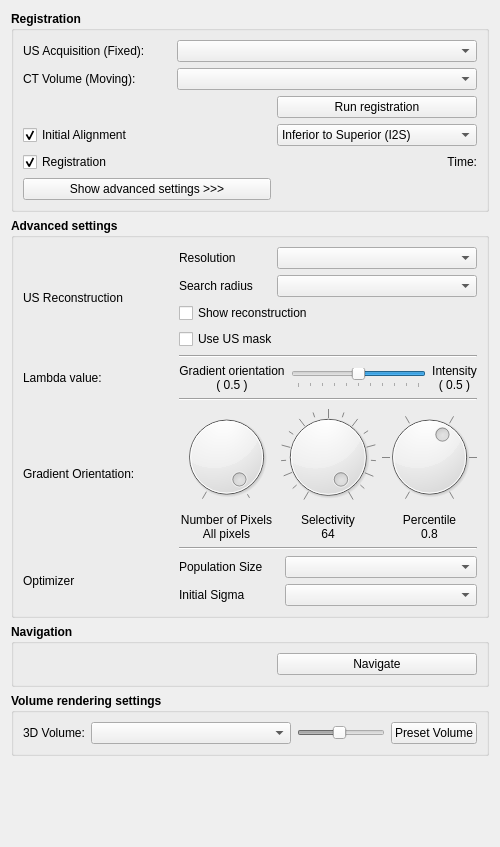
<?xml version="1.0" encoding="UTF-8"?>
<ui version="4.0">
 <class>VertebraRegistrationWidget</class>
 <widget class="QWidget" name="VertebraRegistrationWidget">
  <property name="geometry">
   <rect>
    <x>0</x>
    <y>0</y>
    <width>500</width>
    <height>847</height>
   </rect>
  </property>
  <property name="maximumSize">
   <size>
    <width>500</width>
    <height>16777215</height>
   </size>
  </property>
  <property name="windowTitle">
   <string>Form</string>
  </property>
  <layout class="QHBoxLayout" name="horizontalLayout_9">
   <item>
    <layout class="QVBoxLayout" name="verticalLayout">
     <item>
      <layout class="QVBoxLayout" name="verticalLayout_6">
       <item>
        <widget class="QGroupBox" name="groupBox_3">
         <property name="font">
          <font>
           <weight>75</weight>
           <bold>true</bold>
          </font>
         </property>
         <property name="title">
          <string>Registration</string>
         </property>
         <property name="flat">
          <bool>true</bool>
         </property>
         <layout class="QVBoxLayout" name="verticalLayout_10">
          <item>
           <layout class="QHBoxLayout" name="horizontalLayout_4">
            <item>
             <widget class="QLabel" name="sourceImageLabel">
              <property name="maximumSize">
               <size>
                <width>150</width>
                <height>16777215</height>
               </size>
              </property>
              <property name="font">
               <font>
                <weight>50</weight>
                <bold>false</bold>
               </font>
              </property>
              <property name="text">
               <string>US Acquisition (Fixed):</string>
              </property>
             </widget>
            </item>
            <item>
             <widget class="QComboBox" name="usImageComboBox">
              <property name="minimumSize">
               <size>
                <width>300</width>
                <height>0</height>
               </size>
              </property>
              <property name="font">
               <font>
                <weight>50</weight>
                <bold>false</bold>
               </font>
              </property>
              <property name="toolTip">
               <string>&lt;html&gt;&lt;head/&gt;&lt;body&gt;&lt;p&gt;Select Ultrasound Aquisition&lt;/p&gt;&lt;p&gt;&lt;span style=&quot; font-style:italic;&quot;&gt;The fixed image is reconstructed from the ultrasound acquisition.&lt;/span&gt;&lt;/p&gt;&lt;/body&gt;&lt;/html&gt;</string>
              </property>
             </widget>
            </item>
           </layout>
          </item>
          <item>
           <layout class="QHBoxLayout" name="horizontalLayout_3">
            <item>
             <widget class="QLabel" name="transformObjectLabel">
              <property name="maximumSize">
               <size>
                <width>150</width>
                <height>16777215</height>
               </size>
              </property>
              <property name="font">
               <font>
                <weight>50</weight>
                <bold>false</bold>
               </font>
              </property>
              <property name="text">
               <string>CT Volume (Moving):</string>
              </property>
             </widget>
            </item>
            <item>
             <widget class="QComboBox" name="ctImageComboBox">
              <property name="minimumSize">
               <size>
                <width>300</width>
                <height>0</height>
               </size>
              </property>
              <property name="font">
               <font>
                <weight>50</weight>
                <bold>false</bold>
               </font>
              </property>
              <property name="toolTip">
               <string>&lt;html&gt;&lt;head/&gt;&lt;body&gt;&lt;p&gt;Select Moving Image&lt;/p&gt;&lt;p&gt;&lt;span style=&quot; font-style:italic;&quot;&gt;NOTE: The moving image is expected to represent the posterior surface of the vertebra extracted from the CT images. The input should not be the raw CT image.&lt;/span&gt;&lt;/p&gt;&lt;/body&gt;&lt;/html&gt;</string>
              </property>
             </widget>
            </item>
           </layout>
          </item>
          <item>
           <layout class="QGridLayout" name="gridLayout">
            <item row="1" column="0">
             <widget class="QCheckBox" name="initialAlignmentCheckBox">
              <property name="font">
               <font>
                <weight>50</weight>
                <bold>false</bold>
               </font>
              </property>
              <property name="toolTip">
               <string>&lt;html&gt;&lt;head/&gt;&lt;body&gt;&lt;p&gt;Initial Alignment&lt;/p&gt;&lt;p&gt;&lt;span style=&quot; font-style:italic;&quot;&gt;Performs an initial registration using the acquisition's trajectory. Two scan directions can be used: &lt;br/&gt;- Inferior to Superior (I2S)&lt;br/&gt;- Superior to Inferior (S2I)&lt;/span&gt;&lt;/p&gt;&lt;/body&gt;&lt;/html&gt;</string>
              </property>
              <property name="text">
               <string>Initial Alignment</string>
              </property>
              <property name="checked">
               <bool>true</bool>
              </property>
             </widget>
            </item>
            <item row="3" column="0">
             <widget class="QPushButton" name="advancedSettingsButton">
              <property name="minimumSize">
               <size>
                <width>200</width>
                <height>0</height>
               </size>
              </property>
              <property name="font">
               <font>
                <weight>50</weight>
                <bold>false</bold>
               </font>
              </property>
              <property name="toolTip">
               <string>&lt;html&gt;&lt;head/&gt;&lt;body&gt;&lt;p&gt;Display advanced settings&lt;/p&gt;&lt;/body&gt;&lt;/html&gt;</string>
              </property>
              <property name="text">
               <string>Show advanced settings &gt;&gt;&gt;</string>
              </property>
             </widget>
            </item>
            <item row="2" column="0">
             <widget class="QCheckBox" name="gradientAlignmentCheckBox">
              <property name="font">
               <font>
                <weight>50</weight>
                <bold>false</bold>
               </font>
              </property>
              <property name="toolTip">
               <string>&lt;html&gt;&lt;head/&gt;&lt;body&gt;&lt;p&gt;Registration&lt;/p&gt;&lt;p&gt;&lt;span style=&quot; font-style:italic;&quot;&gt;If enabled, performs a rigid registration using gradient orientation alignment and ultrasound intensities. This step is performed after the Initial Alignment, if enabled.&lt;/span&gt;&lt;/p&gt;&lt;/body&gt;&lt;/html&gt;</string>
              </property>
              <property name="text">
               <string>Registration</string>
              </property>
              <property name="checked">
               <bool>true</bool>
              </property>
             </widget>
            </item>
            <item row="0" column="1">
             <widget class="QPushButton" name="startRegistrationButton">
              <property name="enabled">
               <bool>true</bool>
              </property>
              <property name="minimumSize">
               <size>
                <width>200</width>
                <height>0</height>
               </size>
              </property>
              <property name="maximumSize">
               <size>
                <width>200</width>
                <height>16777215</height>
               </size>
              </property>
              <property name="font">
               <font>
                <weight>50</weight>
                <bold>false</bold>
               </font>
              </property>
              <property name="toolTip">
               <string>&lt;html&gt;&lt;head/&gt;&lt;body&gt;&lt;p&gt;Start the registration&lt;/p&gt;&lt;/body&gt;&lt;/html&gt;</string>
              </property>
              <property name="text">
               <string>Run registration</string>
              </property>
             </widget>
            </item>
            <item row="2" column="1">
             <widget class="QLabel" name="elapsedTimeLabel">
              <property name="minimumSize">
               <size>
                <width>200</width>
                <height>0</height>
               </size>
              </property>
              <property name="maximumSize">
               <size>
                <width>200</width>
                <height>16777215</height>
               </size>
              </property>
              <property name="font">
               <font>
                <weight>50</weight>
                <bold>false</bold>
               </font>
              </property>
              <property name="text">
               <string>Time:</string>
              </property>
              <property name="alignment">
               <set>Qt::AlignRight|Qt::AlignTrailing|Qt::AlignVCenter</set>
              </property>
             </widget>
            </item>
            <item row="1" column="1">
             <widget class="QComboBox" name="sweepDirectionComboBox">
              <property name="minimumSize">
               <size>
                <width>200</width>
                <height>0</height>
               </size>
              </property>
              <property name="maximumSize">
               <size>
                <width>200</width>
                <height>16777215</height>
               </size>
              </property>
              <property name="font">
               <font>
                <weight>50</weight>
                <bold>false</bold>
               </font>
              </property>
              <property name="toolTip">
               <string>&lt;html&gt;&lt;head/&gt;&lt;body&gt;&lt;p&gt;Select acquisition direction&lt;/p&gt;&lt;p&gt;&lt;span style=&quot; font-style:italic;&quot;&gt;The ultrasound acquisition is expected to be an axial sweep along the caudo-cranial direction with the probe orientation roughly normal to the coronal plane. Two scan direction can be used: &lt;br/&gt;- Inferior to Superior (I2S): starting from the inferior extremity up to the superior extremity of the vertebra;&lt;br/&gt;- Superior to Inferior (S2I): starting from the superior extremity down to the inferior extremity of the vertebra.&lt;/span&gt;&lt;/p&gt;&lt;/body&gt;&lt;/html&gt;</string>
              </property>
              <property name="currentText">
               <string>Inferior to Superior (I2S)</string>
              </property>
              <property name="currentIndex">
               <number>1</number>
              </property>
              <item>
               <property name="text">
                <string>Superior to Inferior (S2I)</string>
               </property>
              </item>
              <item>
               <property name="text">
                <string>Inferior to Superior (I2S)</string>
               </property>
              </item>
             </widget>
            </item>
           </layout>
          </item>
         </layout>
        </widget>
       </item>
       <item>
        <widget class="QGroupBox" name="advancedSettingsGroupBox">
         <property name="font">
          <font>
           <weight>75</weight>
           <bold>true</bold>
          </font>
         </property>
         <property name="title">
          <string>Advanced settings</string>
         </property>
         <property name="flat">
          <bool>true</bool>
         </property>
         <layout class="QGridLayout" name="gridLayout_2">
          <item row="0" column="0">
           <widget class="QLabel" name="label_4">
            <property name="font">
             <font>
              <weight>50</weight>
              <bold>false</bold>
             </font>
            </property>
            <property name="text">
             <string>US Reconstruction</string>
            </property>
           </widget>
          </item>
          <item row="1" column="2">
           <widget class="Line" name="line">
            <property name="orientation">
             <enum>Qt::Horizontal</enum>
            </property>
           </widget>
          </item>
          <item row="4" column="2">
           <layout class="QHBoxLayout" name="horizontalLayout">
            <item>
             <layout class="QVBoxLayout" name="verticalLayout_3">
              <item>
               <widget class="QDial" name="numberOfPixelsDial">
                <property name="minimumSize">
                 <size>
                  <width>80</width>
                  <height>0</height>
                 </size>
                </property>
                <property name="maximumSize">
                 <size>
                  <width>100</width>
                  <height>16777215</height>
                 </size>
                </property>
                <property name="toolTip">
                 <string>&lt;html&gt;&lt;head/&gt;&lt;body&gt;&lt;p&gt;Number of Pixels Evaluated&lt;/p&gt;&lt;p&gt;&lt;span style=&quot; font-style:italic;&quot;&gt;A large number of pixels leads to an increased computational time but can also lead to gains in registration accuracy.&lt;/span&gt;&lt;/p&gt;&lt;/body&gt;&lt;/html&gt;</string>
                </property>
                <property name="minimum">
                 <number>4000</number>
                </property>
                <property name="maximum">
                 <number>128000</number>
                </property>
                <property name="singleStep">
                 <number>4000</number>
                </property>
                <property name="pageStep">
                 <number>8000</number>
                </property>
                <property name="value">
                 <number>128000</number>
                </property>
                <property name="notchesVisible">
                 <bool>true</bool>
                </property>
               </widget>
              </item>
              <item>
               <widget class="QLabel" name="numberOfPixelsLabel">
                <property name="maximumSize">
                 <size>
                  <width>150</width>
                  <height>16777215</height>
                 </size>
                </property>
                <property name="font">
                 <font>
                  <weight>50</weight>
                  <bold>false</bold>
                 </font>
                </property>
                <property name="text">
                 <string>Number of Pixels
All pixels</string>
                </property>
                <property name="alignment">
                 <set>Qt::AlignCenter</set>
                </property>
               </widget>
              </item>
             </layout>
            </item>
            <item>
             <layout class="QVBoxLayout" name="verticalLayout_4">
              <item>
               <widget class="QDial" name="selectivityDial">
                <property name="minimumSize">
                 <size>
                  <width>80</width>
                  <height>0</height>
                 </size>
                </property>
                <property name="maximumSize">
                 <size>
                  <width>100</width>
                  <height>16777215</height>
                 </size>
                </property>
                <property name="toolTip">
                 <string>&lt;html&gt;&lt;head/&gt;&lt;body&gt;&lt;p&gt;Orientation Selectivity&lt;/p&gt;&lt;p&gt;&lt;span style=&quot; font-style:italic;&quot;&gt;Characterizes the selectivity with which gradient orientation alignment is evaluated. A high value implies that only gradient orientations that are tightly aligned will be considered as a match.&lt;/span&gt;&lt;/p&gt;&lt;/body&gt;&lt;/html&gt;</string>
                </property>
                <property name="minimum">
                 <number>1</number>
                </property>
                <property name="maximum">
                 <number>64</number>
                </property>
                <property name="pageStep">
                 <number>8</number>
                </property>
                <property name="value">
                 <number>64</number>
                </property>
                <property name="notchesVisible">
                 <bool>true</bool>
                </property>
               </widget>
              </item>
              <item>
               <widget class="QLabel" name="selectivityLabel">
                <property name="font">
                 <font>
                  <weight>50</weight>
                  <bold>false</bold>
                 </font>
                </property>
                <property name="text">
                 <string>Selectivity
64</string>
                </property>
                <property name="alignment">
                 <set>Qt::AlignCenter</set>
                </property>
               </widget>
              </item>
             </layout>
            </item>
            <item>
             <layout class="QVBoxLayout" name="verticalLayout_5">
              <item>
               <widget class="QDial" name="percentileDial">
                <property name="minimumSize">
                 <size>
                  <width>80</width>
                  <height>0</height>
                 </size>
                </property>
                <property name="maximumSize">
                 <size>
                  <width>100</width>
                  <height>16777215</height>
                 </size>
                </property>
                <property name="toolTip">
                 <string>&lt;html&gt;&lt;head/&gt;&lt;body&gt;&lt;p&gt;Percentile For Identifying Gradient Magnitude Threshold&lt;/p&gt;&lt;p&gt;&lt;span style=&quot; font-style:italic;&quot;&gt;A percentile value of 0.8 means that the gradient magnitude threshold will correspond to the value above which the top 20% pixels with highest gradient magnitude can be found. Only pixels with gradient magnitude above such threshold will be selected for evaluation of the metric.&lt;/span&gt;&lt;/p&gt;&lt;/body&gt;&lt;/html&gt;</string>
                </property>
                <property name="minimum">
                 <number>50</number>
                </property>
                <property name="maximum">
                 <number>100</number>
                </property>
                <property name="singleStep">
                 <number>10</number>
                </property>
                <property name="value">
                 <number>80</number>
                </property>
                <property name="notchesVisible">
                 <bool>true</bool>
                </property>
               </widget>
              </item>
              <item>
               <widget class="QLabel" name="percentileLabel">
                <property name="font">
                 <font>
                  <weight>50</weight>
                  <bold>false</bold>
                 </font>
                </property>
                <property name="text">
                 <string>Percentile
0.8</string>
                </property>
                <property name="alignment">
                 <set>Qt::AlignCenter</set>
                </property>
               </widget>
              </item>
             </layout>
            </item>
           </layout>
          </item>
          <item row="6" column="0">
           <widget class="QLabel" name="label_2">
            <property name="font">
             <font>
              <weight>50</weight>
              <bold>false</bold>
             </font>
            </property>
            <property name="text">
             <string>Optimizer</string>
            </property>
           </widget>
          </item>
          <item row="2" column="0">
           <widget class="QLabel" name="lambdaMetricLabel">
            <property name="minimumSize">
             <size>
              <width>150</width>
              <height>0</height>
             </size>
            </property>
            <property name="font">
             <font>
              <weight>50</weight>
              <bold>false</bold>
             </font>
            </property>
            <property name="toolTip">
             <string>&lt;html&gt;&lt;head/&gt;&lt;body&gt;&lt;p&gt;Set Lambda value&lt;/p&gt;&lt;p&gt;&lt;span style=&quot; font-style:italic;&quot;&gt;Lambda allows to balance between the Gradient Orientation Alignment metric and the mean of Ultrasound Intensity metric. When Lambda is set to 1.0 only the selected metric is used in the registration.&lt;/span&gt;&lt;/p&gt;&lt;/body&gt;&lt;/html&gt;</string>
            </property>
            <property name="text">
             <string>Lambda value:</string>
            </property>
           </widget>
          </item>
          <item row="3" column="2">
           <widget class="Line" name="line_4">
            <property name="orientation">
             <enum>Qt::Horizontal</enum>
            </property>
           </widget>
          </item>
          <item row="4" column="0">
           <widget class="QLabel" name="label_7">
            <property name="font">
             <font>
              <weight>50</weight>
              <bold>false</bold>
             </font>
            </property>
            <property name="text">
             <string>Gradient Orientation:</string>
            </property>
           </widget>
          </item>
          <item row="5" column="2">
           <widget class="Line" name="line_3">
            <property name="orientation">
             <enum>Qt::Horizontal</enum>
            </property>
           </widget>
          </item>
          <item row="2" column="2">
           <layout class="QHBoxLayout" name="horizontalLayout_6">
            <item>
             <widget class="QLabel" name="lambdaMetricGradientLabel">
              <property name="font">
               <font>
                <weight>50</weight>
                <bold>false</bold>
               </font>
              </property>
              <property name="text">
               <string>Gradient orientation
( 0.5 )</string>
              </property>
              <property name="alignment">
               <set>Qt::AlignCenter</set>
              </property>
             </widget>
            </item>
            <item>
             <widget class="QSlider" name="lambdaMetricSlider">
              <property name="font">
               <font>
                <weight>50</weight>
                <bold>false</bold>
               </font>
              </property>
              <property name="toolTip">
               <string>&lt;html&gt;&lt;head/&gt;&lt;body&gt;&lt;p&gt;Set Lambda value&lt;/p&gt;&lt;p&gt;&lt;span style=&quot; font-style:italic;&quot;&gt;Lambda allows to balance between the Gradient Orientation Alignment metric and the mean of Ultrasound Intensity metric. When Lambda is set to 1.0 only the selected metric is used in the registration.&lt;/span&gt;&lt;/p&gt;&lt;/body&gt;&lt;/html&gt;</string>
              </property>
              <property name="maximum">
               <number>10</number>
              </property>
              <property name="pageStep">
               <number>2</number>
              </property>
              <property name="sliderPosition">
               <number>5</number>
              </property>
              <property name="orientation">
               <enum>Qt::Horizontal</enum>
              </property>
              <property name="invertedAppearance">
               <bool>true</bool>
              </property>
              <property name="tickPosition">
               <enum>QSlider::TicksBelow</enum>
              </property>
              <property name="tickInterval">
               <number>1</number>
              </property>
             </widget>
            </item>
            <item>
             <widget class="QLabel" name="lambdaMetricIntensityLabel">
              <property name="font">
               <font>
                <weight>50</weight>
                <bold>false</bold>
               </font>
              </property>
              <property name="text">
               <string>Intensity
( 0.5 )</string>
              </property>
              <property name="alignment">
               <set>Qt::AlignCenter</set>
              </property>
             </widget>
            </item>
           </layout>
          </item>
          <item row="6" column="2">
           <layout class="QVBoxLayout" name="verticalLayout_7">
            <item>
             <layout class="QHBoxLayout" name="horizontalLayout_7">
              <item>
               <widget class="QLabel" name="populationSizeLabel">
                <property name="maximumSize">
                 <size>
                  <width>100</width>
                  <height>16777215</height>
                 </size>
                </property>
                <property name="font">
                 <font>
                  <weight>50</weight>
                  <italic>false</italic>
                  <bold>false</bold>
                 </font>
                </property>
                <property name="toolTip">
                 <string>&lt;html&gt;&lt;head/&gt;&lt;body&gt;&lt;p&gt;Percentile For Identifying Gradient Magnitude Threshold&lt;/p&gt;&lt;p&gt;&lt;span style=&quot; font-style:italic;&quot;&gt;A percentile value of 0.8 means that the gradient magnitude threshold will correspond to the value above which the top 20% pixels with highest gradient magnitude can be found. Only pixels with gradient magnitude above such threshold will be selected for evaluation of the metric.&lt;/span&gt;&lt;/p&gt;&lt;/body&gt;&lt;/html&gt;</string>
                </property>
                <property name="text">
                 <string>Population Size</string>
                </property>
               </widget>
              </item>
              <item>
               <widget class="QComboBox" name="optPopulationSizeComboBox">
                <property name="font">
                 <font>
                  <weight>50</weight>
                  <bold>false</bold>
                 </font>
                </property>
                <property name="toolTip">
                 <string>&lt;html&gt;&lt;head/&gt;&lt;body&gt;&lt;p&gt;Optimizer Population Size&lt;/p&gt;&lt;p&gt;&lt;span style=&quot; font-style:italic;&quot;&gt;Characterizes the number of candidate transformations evaluate at each iteration of the optimization.&lt;/span&gt;&lt;/p&gt;&lt;/body&gt;&lt;/html&gt;</string>
                </property>
                <property name="currentIndex">
                 <number>-1</number>
                </property>
               </widget>
              </item>
             </layout>
            </item>
            <item>
             <layout class="QHBoxLayout" name="horizontalLayout_8">
              <item>
               <widget class="QLabel" name="initialSigmaLabel">
                <property name="maximumSize">
                 <size>
                  <width>100</width>
                  <height>16777215</height>
                 </size>
                </property>
                <property name="font">
                 <font>
                  <weight>50</weight>
                  <bold>false</bold>
                 </font>
                </property>
                <property name="toolTip">
                 <string>&lt;html&gt;&lt;head/&gt;&lt;body&gt;&lt;p&gt;Initial Sigma&lt;/p&gt;&lt;p&gt;&lt;span style=&quot; font-style:italic;&quot;&gt;Characterizes the spread of the search space to be evaluated in the first iteration of the optimizer. A large value is of use when the misregistration is large.&lt;/span&gt;&lt;/p&gt;&lt;/body&gt;&lt;/html&gt;</string>
                </property>
                <property name="text">
                 <string>Initial Sigma</string>
                </property>
               </widget>
              </item>
              <item>
               <widget class="QComboBox" name="optInitialSigmaComboBox">
                <property name="font">
                 <font>
                  <weight>50</weight>
                  <bold>false</bold>
                 </font>
                </property>
                <property name="toolTip">
                 <string>&lt;html&gt;&lt;head/&gt;&lt;body&gt;&lt;p&gt;Initial Sigma&lt;/p&gt;&lt;p&gt;&lt;span style=&quot; font-style:italic;&quot;&gt;Characterizes the spread of the search space to be evaluated in the first iteration of the optimizer. A large value is of use when the misregistration is large.&lt;/span&gt;&lt;/p&gt;&lt;/body&gt;&lt;/html&gt;</string>
                </property>
               </widget>
              </item>
             </layout>
            </item>
           </layout>
          </item>
          <item row="0" column="2">
           <layout class="QVBoxLayout" name="verticalLayout_12">
            <item>
             <layout class="QHBoxLayout" name="horizontalLayout_2">
              <item>
               <widget class="QLabel" name="label_3">
                <property name="font">
                 <font>
                  <weight>50</weight>
                  <bold>false</bold>
                 </font>
                </property>
                <property name="text">
                 <string>Resolution</string>
                </property>
               </widget>
              </item>
              <item>
               <widget class="QComboBox" name="ultrasoundResolutionComboBox">
                <property name="minimumSize">
                 <size>
                  <width>200</width>
                  <height>0</height>
                 </size>
                </property>
                <property name="maximumSize">
                 <size>
                  <width>200</width>
                  <height>16777215</height>
                 </size>
                </property>
                <property name="font">
                 <font>
                  <weight>50</weight>
                  <bold>false</bold>
                 </font>
                </property>
                <property name="toolTip">
                 <string>&lt;html&gt;&lt;head/&gt;&lt;body&gt;&lt;p&gt;Resolution of the reconstructed ultrasound volume&lt;/p&gt;&lt;p&gt;&lt;span style=&quot; font-style:italic;&quot;&gt;Low resolutions may result in a blured volume, and high resolutions require more computation time.&lt;/span&gt;&lt;/p&gt;&lt;/body&gt;&lt;/html&gt;</string>
                </property>
               </widget>
              </item>
             </layout>
            </item>
            <item>
             <layout class="QHBoxLayout" name="horizontalLayout_11">
              <item>
               <widget class="QLabel" name="label_5">
                <property name="font">
                 <font>
                  <weight>50</weight>
                  <bold>false</bold>
                 </font>
                </property>
                <property name="text">
                 <string>Search radius</string>
                </property>
               </widget>
              </item>
              <item>
               <widget class="QComboBox" name="ultrasoundSearchRadiusComboBox">
                <property name="minimumSize">
                 <size>
                  <width>200</width>
                  <height>0</height>
                 </size>
                </property>
                <property name="maximumSize">
                 <size>
                  <width>200</width>
                  <height>16777215</height>
                 </size>
                </property>
                <property name="font">
                 <font>
                  <weight>50</weight>
                  <bold>false</bold>
                 </font>
                </property>
                <property name="toolTip">
                 <string>&lt;html&gt;&lt;head/&gt;&lt;body&gt;&lt;p&gt;Search Radius&lt;/p&gt;&lt;p&gt;&lt;span style=&quot; font-style:italic;&quot;&gt;The ultrasound volume is reconstructed by averaging a Gaussian distance weighted intensity for each voxel inside the search radius. Small values may result in holes in the reconstructed volume, and large values require more computation.&lt;/span&gt;&lt;/p&gt;&lt;/body&gt;&lt;/html&gt;</string>
                </property>
               </widget>
              </item>
             </layout>
            </item>
            <item>
             <widget class="QCheckBox" name="addUltrasoundReconstructionCheckBox">
              <property name="font">
               <font>
                <weight>50</weight>
                <bold>false</bold>
               </font>
              </property>
              <property name="toolTip">
               <string>&lt;html&gt;&lt;head/&gt;&lt;body&gt;&lt;p&gt;Show ultrasound reconstruction&lt;/p&gt;&lt;p&gt;&lt;span style=&quot; font-style:italic;&quot;&gt;If enabled, the reconstructed ultrasound volume is added to the scene.&lt;/span&gt;&lt;/p&gt;&lt;/body&gt;&lt;/html&gt;</string>
              </property>
              <property name="text">
               <string>Show reconstruction</string>
              </property>
             </widget>
            </item>
            <item>
             <widget class="QCheckBox" name="useMaskCheckBox">
              <property name="font">
               <font>
                <weight>50</weight>
                <bold>false</bold>
               </font>
              </property>
              <property name="toolTip">
               <string>&lt;html&gt;&lt;head/&gt;&lt;body&gt;&lt;p&gt;Use ultrasound mask&lt;/p&gt;&lt;p&gt;&lt;span style=&quot; font-style:italic;&quot;&gt;If enabled uses masked ultrasound frames in volume reconstruction. It is useful to hide screen information (e.g., Patient ID, Probe's depth, etc.) when using a framegrabber. See USAcquisition Object properties&lt;/span&gt;&lt;/p&gt;&lt;/body&gt;&lt;/html&gt;</string>
              </property>
              <property name="text">
               <string>Use US mask</string>
              </property>
              <property name="checked">
               <bool>false</bool>
              </property>
             </widget>
            </item>
           </layout>
          </item>
         </layout>
        </widget>
       </item>
      </layout>
     </item>
     <item>
      <widget class="QGroupBox" name="navigationGroupBox">
       <property name="font">
        <font>
         <weight>75</weight>
         <bold>true</bold>
        </font>
       </property>
       <property name="title">
        <string>Navigation</string>
       </property>
       <property name="flat">
        <bool>true</bool>
       </property>
       <layout class="QVBoxLayout" name="verticalLayout_9">
        <item>
         <layout class="QHBoxLayout" name="horizontalLayout_10">
          <item>
           <spacer name="horizontalSpacer">
            <property name="orientation">
             <enum>Qt::Horizontal</enum>
            </property>
            <property name="sizeHint" stdset="0">
             <size>
              <width>40</width>
              <height>20</height>
             </size>
            </property>
           </spacer>
          </item>
          <item>
           <widget class="QPushButton" name="navigateButton">
            <property name="enabled">
             <bool>true</bool>
            </property>
            <property name="minimumSize">
             <size>
              <width>200</width>
              <height>0</height>
             </size>
            </property>
            <property name="font">
             <font>
              <weight>50</weight>
              <bold>false</bold>
             </font>
            </property>
            <property name="toolTip">
             <string>&lt;html&gt;&lt;head/&gt;&lt;body&gt;&lt;p&gt;Start Navigation&lt;/p&gt;&lt;p&gt;&lt;span style=&quot; font-style:italic;&quot;&gt;Open screw navigation window.&lt;/span&gt;&lt;/p&gt;&lt;/body&gt;&lt;/html&gt;</string>
            </property>
            <property name="text">
             <string>Navigate</string>
            </property>
           </widget>
          </item>
         </layout>
        </item>
       </layout>
      </widget>
     </item>
     <item>
      <widget class="QGroupBox" name="volumeRenderingGroupBox">
       <property name="font">
        <font>
         <weight>75</weight>
         <bold>true</bold>
        </font>
       </property>
       <property name="title">
        <string>Volume rendering settings</string>
       </property>
       <property name="flat">
        <bool>true</bool>
       </property>
       <layout class="QVBoxLayout" name="verticalLayout_8">
        <item>
         <layout class="QHBoxLayout" name="horizontalLayout_5">
          <item>
           <widget class="QLabel" name="label">
            <property name="maximumSize">
             <size>
              <width>80</width>
              <height>16777215</height>
             </size>
            </property>
            <property name="font">
             <font>
              <weight>50</weight>
              <bold>false</bold>
             </font>
            </property>
            <property name="text">
             <string>3D Volume:</string>
            </property>
           </widget>
          </item>
          <item>
           <widget class="QComboBox" name="volumeComboBox">
            <property name="minimumSize">
             <size>
              <width>200</width>
              <height>0</height>
             </size>
            </property>
            <property name="font">
             <font>
              <weight>50</weight>
              <bold>false</bold>
             </font>
            </property>
            <property name="toolTip">
             <string>&lt;html&gt;&lt;head/&gt;&lt;body&gt;&lt;p&gt;Select a CT image for 3D volume rendering&lt;/p&gt;&lt;p&gt;&lt;br/&gt;&lt;span style=&quot; font-style:italic;&quot;&gt;The volume is displayed in 3D view.&lt;/span&gt;&lt;/p&gt;&lt;/body&gt;&lt;/html&gt;</string>
            </property>
           </widget>
          </item>
          <item>
           <widget class="QSlider" name="opacityShiftSlider">
            <property name="enabled">
             <bool>false</bool>
            </property>
            <property name="maximumSize">
             <size>
              <width>250</width>
              <height>16777215</height>
             </size>
            </property>
            <property name="toolTip">
             <string>&lt;html&gt;&lt;head/&gt;&lt;body&gt;&lt;p&gt;Transfer function opacity &lt;/p&gt;&lt;p&gt;&lt;span style=&quot; font-style:italic;&quot;&gt;Adjust opacity to highlight bones in 3D view.&lt;/span&gt;&lt;/p&gt;&lt;/body&gt;&lt;/html&gt;</string>
            </property>
            <property name="minimum">
             <number>-1000</number>
            </property>
            <property name="maximum">
             <number>1000</number>
            </property>
            <property name="singleStep">
             <number>1</number>
            </property>
            <property name="value">
             <number>-54</number>
            </property>
            <property name="orientation">
             <enum>Qt::Horizontal</enum>
            </property>
           </widget>
          </item>
          <item>
           <widget class="QPushButton" name="presetVolumeButton">
            <property name="maximumSize">
             <size>
              <width>120</width>
              <height>16777215</height>
             </size>
            </property>
            <property name="font">
             <font>
              <weight>50</weight>
              <bold>false</bold>
             </font>
            </property>
            <property name="toolTip">
             <string>&lt;html&gt;&lt;head/&gt;&lt;body&gt;&lt;p&gt;Preset Volume&lt;/p&gt;&lt;p&gt;&lt;span style=&quot; font-style:italic;&quot;&gt;Adjust volume rendering settings to highlight bones from CT images. The result is displayed in the 3D view.&lt;/span&gt;&lt;/p&gt;&lt;/body&gt;&lt;/html&gt;</string>
            </property>
            <property name="text">
             <string>Preset Volume</string>
            </property>
           </widget>
          </item>
         </layout>
        </item>
       </layout>
      </widget>
     </item>
     <item>
      <spacer name="verticalSpacer">
       <property name="orientation">
        <enum>Qt::Vertical</enum>
       </property>
       <property name="sizeHint" stdset="0">
        <size>
         <width>20</width>
         <height>40</height>
        </size>
       </property>
      </spacer>
     </item>
    </layout>
   </item>
  </layout>
 </widget>
 <resources/>
 <connections/>
</ui>
